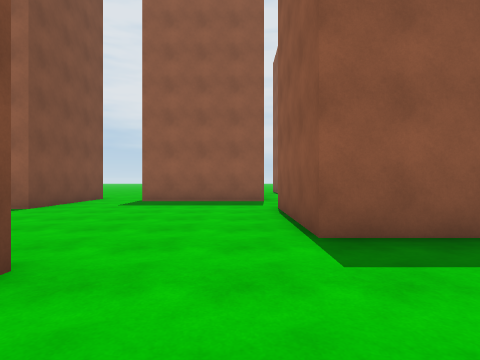
[1] (above)

24 first-person views from a walk through a scene from a Unity 3-D project. The camera is 1.3 m above the floor, looks level and sees 80° across. The floor is counted in squares, 2 m on a side. Each view is taken from the middle of a square. On the plan, view 1 faces up. The plan holds only what a view shows up to about 9 squares ahead; the rest is blank. The place goes on beyond the plan.

[2]
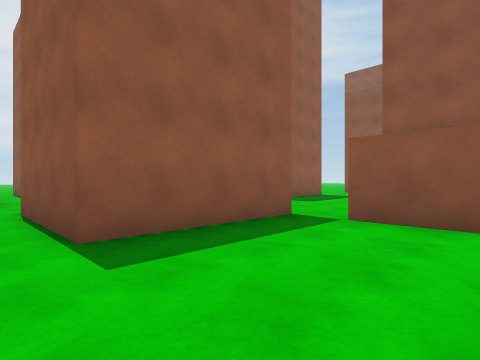

[3]
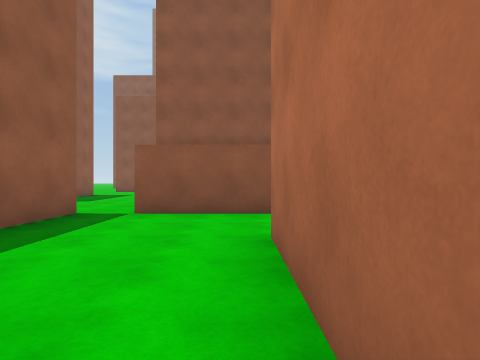

[4]
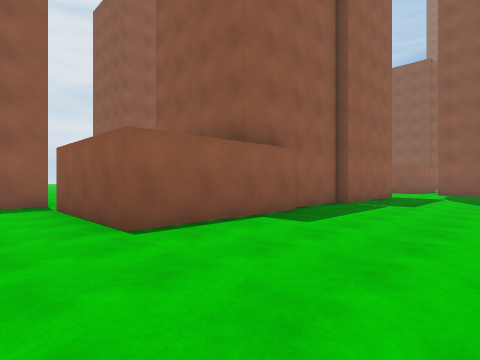

[5]
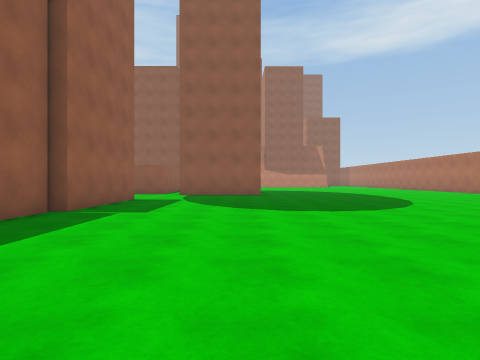

[6]
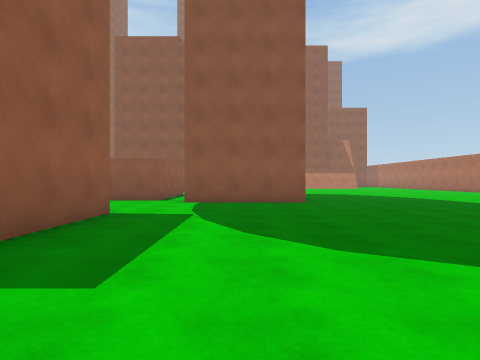

[7]
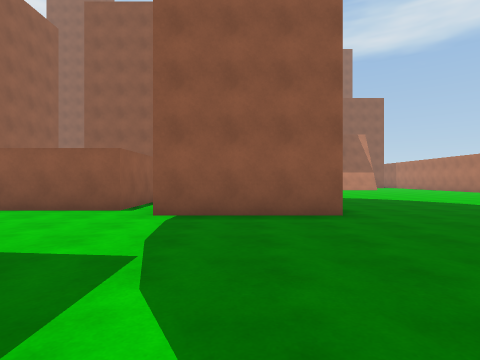

[8]
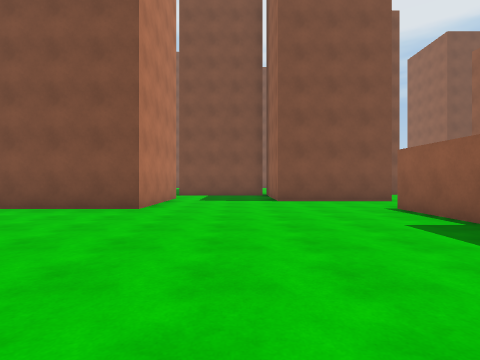

[9]
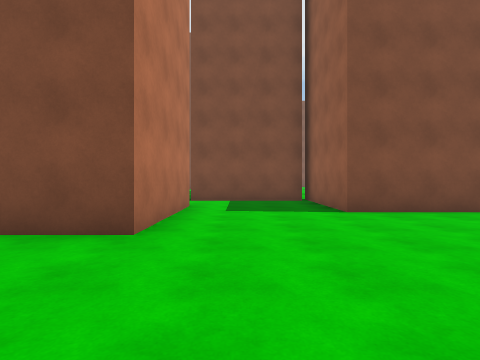

[10]
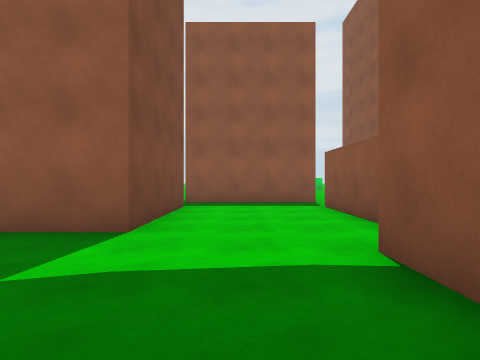

[11]
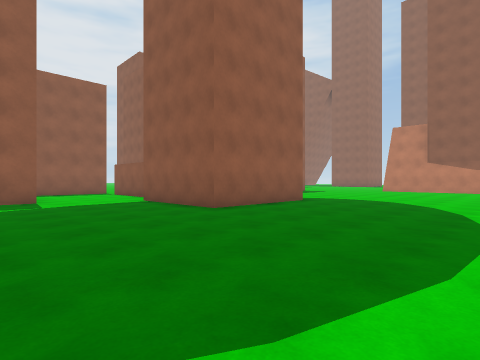

[12]
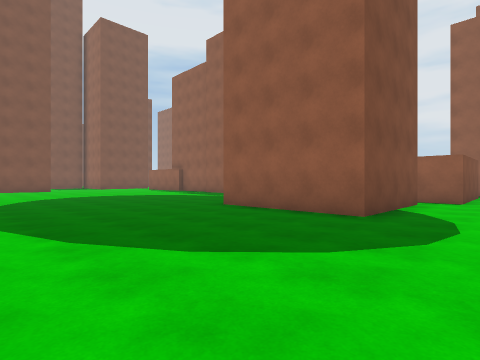

[13]
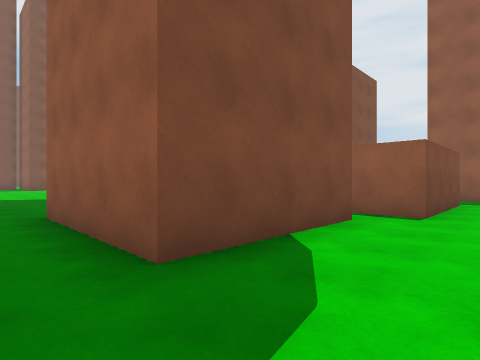

[14]
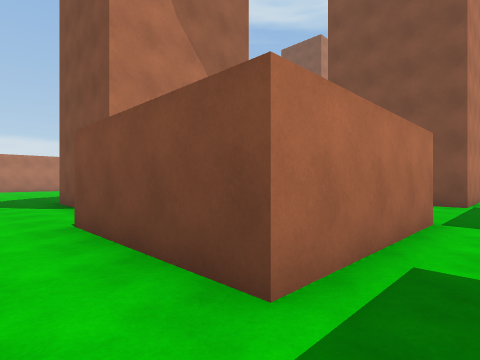

[15]
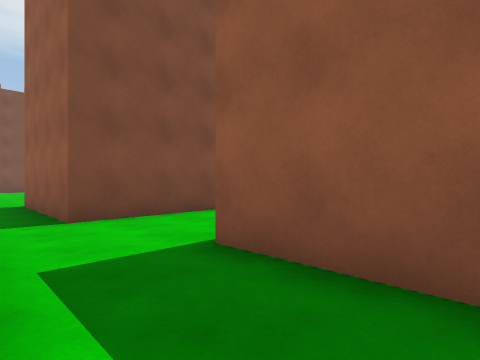

[16]
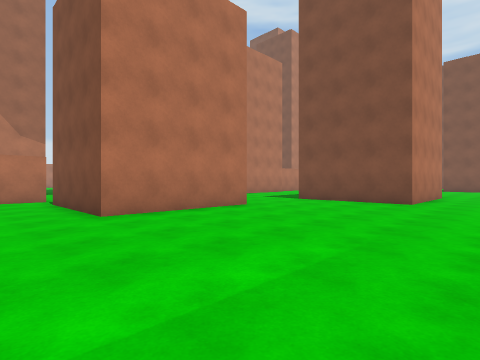

[17]
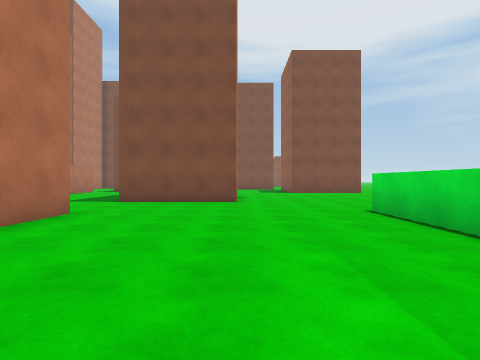

[18]
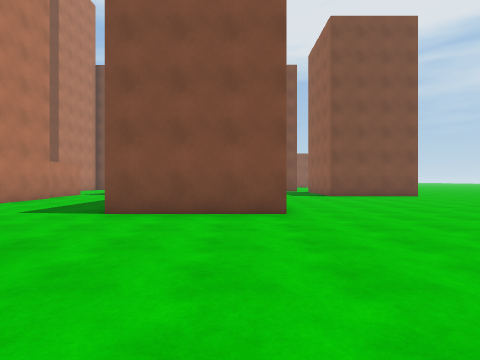

[19]
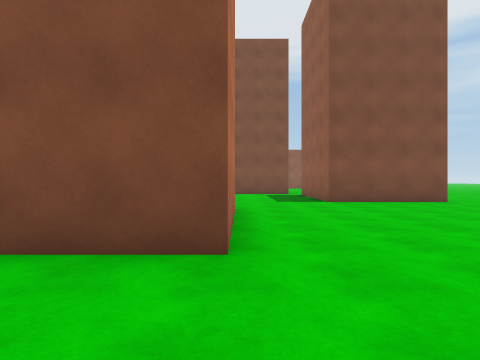

[20]
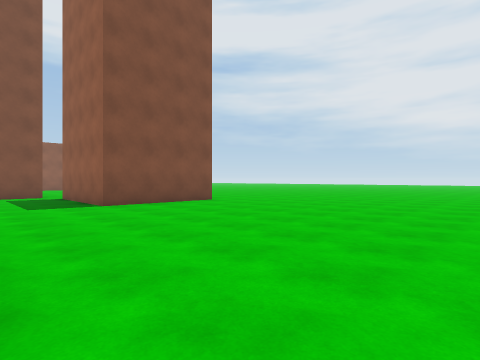

[21]
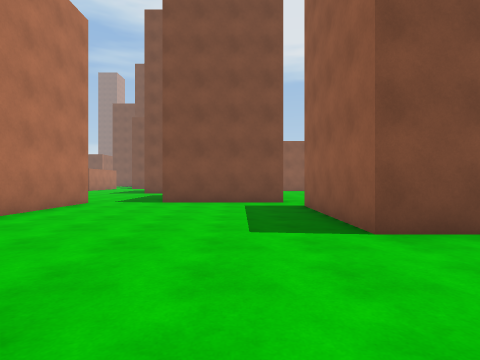

[22]
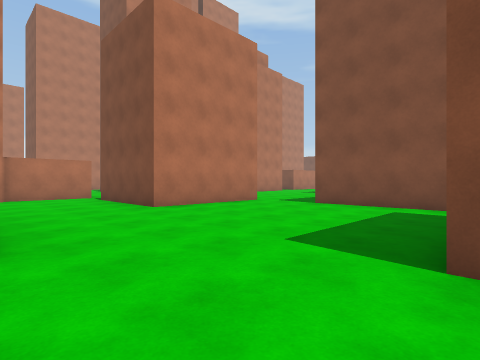

[23]
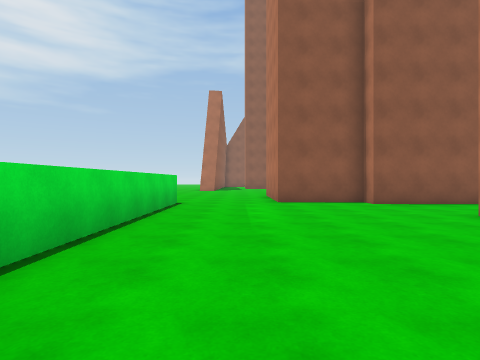

[24]
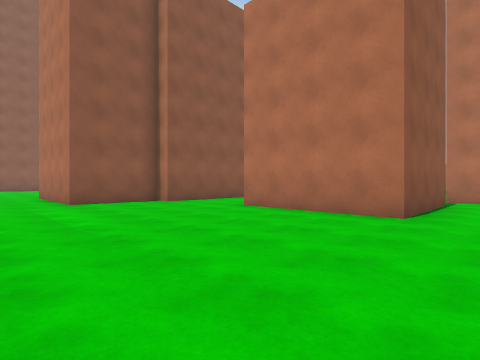

### Floor plan
Points are (right, up) in squares from view 1. A wall is a line through its corners. A room is listed if a view was taken in it or the views show most of it. See-through windows are left out.
Room 1 (views 1, 2, 3)
walls: (4.6, 3.2) (0.9, 3.2) (0.9, 4.5); (4.5, -0.4) (4.5, 2.1); (-0.6, -0.4) (2.2, -0.4)
ways out: opening at (3.5, -1) to room 2; opening at (4, 3) to room 3; opening at (-0.3, 3)
Room 2 (views 4, 5, 6, 7, 8, 9, 10, 11, 12, 13, 14, 15)
walls: (10.9, -1.1) (8.8, -1.1); (8.4, -1.4) (4.5, -1.4) (4.5, -0.4); (14.6, 2) (14.6, -1.4) (10.9, -1.4); (21, -2.4) (21, -5.9) (17.3, -5.9) (17.3, -2.4); (18.2, 3.2) (14.4, 3.2); (20.6, 2) (21.8, 2) (21.8, -1.4) (18.1, -1.4) (18.1, 2); (0.9, -7.2) (4.6, -7.2) (4.6, -10.4); (2.2, -0.4) (2.2, -3.8) (-1, -3.8) (-1, -7.6); (22.9, 3.9) (20.8, 3.9)
ways out: opening at (3.5, -1) to room 1; opening at (15, 3) to room 3; opening at (18, 3) to room 3; opening at (21.5, 3) to room 3
Room 3 (views 16, 17, 18, 19, 20, 21, 22, 23, 24)
walls: (8.8, 9.9) (11.5, 9.9) (11.5, 6.4); (5.6, 16.1) (5.6, 12.6) (1.9, 12.6); (14.4, 3.2) (14.4, 6.7) (18.2, 6.7) (18.2, 3.2); (12.2, 2) (14.6, 2); (7, 2.4) (9.1, 2.4); (21, 12.8) (14, 12.8); (6.1, 2) (7, 2); (0.7, 12.4) (0.7, 8.8); (0.9, 6.7) (4.6, 6.7) (4.6, 3.6); (18.1, 2) (20.6, 2); (20.7, 4.5) (20.7, 7.4) (21.3, 7.4) (21.3, 9.9) (23.5, 9.9)
ways out: opening at (4, 3) to room 1; opening at (15, 3) to room 2; opening at (18, 3) to room 2; opening at (21.5, 3) to room 2; opening at (0, 7.5); opening at (0.8, 15.5)

Positions as (right, up) in squares from view 1, and headings:
1: (0, 0), facing up
2: (0, 0), facing up-right
3: (-1, 0), facing right
4: (3, -5), facing up-right
5: (5, -5), facing right
6: (9, -4), facing right
7: (12, -4), facing right
8: (11, -5), facing left
9: (8, -6), facing left
10: (16, -5), facing up
11: (13, -11), facing up-right
12: (23, -11), facing up-left
13: (23, -7), facing up-left
14: (23, 3), facing down-left
15: (23, 2), facing up-left
16: (20, 12), facing down-left
17: (20, 10), facing left
18: (17, 9), facing left
19: (14, 10), facing left
20: (13, 10), facing up-left
21: (9, 11), facing left
22: (8, 13), facing down-left
23: (13, 11), facing right
24: (13, 12), facing down-right
